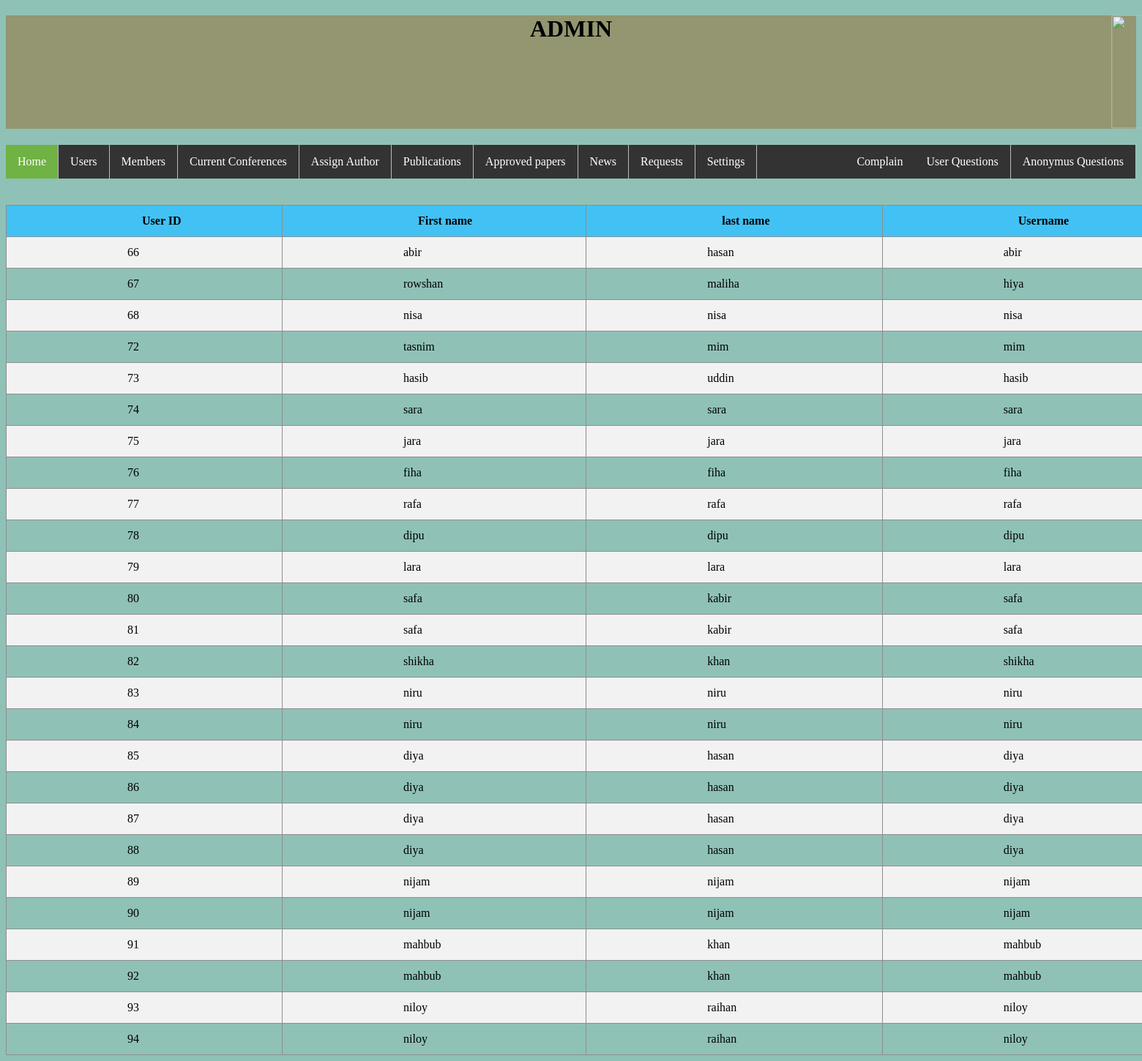
/admin/users.php, run on the app's committed database.
### tables this page shows
CREATE TABLE `user` (
  `user_id` int(11) NOT NULL,
  `firstname` text NOT NULL,
  `lastname` text NOT NULL,
  `username` text NOT NULL,
  `password` varchar(255) NOT NULL,
  `code` bigint(20) DEFAULT NULL,
  `reviewer_status` tinyint(1) NOT NULL,
  `email` varchar(255) NOT NULL
);

### admin/users.php (the view, shortened to what this page needs)
<!DOCTYPE html>
<html>
<head>
</head>
<body>
<form method="" action="POST">
		<header>
			<h1>ADMIN
				<div class="image">
				<img src="https://www.nu-techassociates.co.uk/wp-content/uploads/2015/04/DSC0210.jpg">
				</div>
			</h1>
		</header>
<ul>
  <li><a class="active" href="home.php">Home</a></li>
  <li><a href="users.php">Users</a></li>
  <li><a href="member.php">Members</a></li>
  <li><a href="http:/conference/admin/current_conferences.php">Current Conferences</a></li>
  <li><a href="#contact">Assign Author</a></li>
  <li><a href="#contact">Publications</a></li>
  <li><a href="#contact">Approved papers</a></li>
  <li><a href="http:/conference/admin/news_settings.php">News</a></li>
  <li><a href="request.php">Requests</a></li>
  <li><a href="http:/conference/admin/settings.php">Settings</a></li>
  <li style="float:right"><a href="http:/conference/admin/question_outside_admin.php">Anonymus Questions</a></li>
  <li style="float:right"><a href="http:/conference/admin/question.php">User Questions</a></li>
  <li style="float:right"><a href="http:/conference/admin/complain.php">Complain</a></li>
</ul><br><br>
	</form>
</body>
</html>
<?php
		require 'config.php';
		$sql = "SELECT user_id,firstname,lastname,username,email FROM user";
		$result = $conn->query($sql);
		if($result ->num_rows >0)
		{
			echo "<table><tr><th>User ID</th><th>First name</th><th>last name</th><th>Username</th><th>E-mail</th></tr>";
			while($row = $result->fetch_assoc())
			{
				$uid = $row["user_id"];
				$fname = $row["firstname"];
				$lname = $row["lastname"];
				$uname = $row["username"];
				$email = $row["email"];
				echo "<tr><td>".$uid."</td><td>" . $fname. "</td><td>" . $lname. " </td><td>" . $uname. "</td><td>".$email."</td></tr>";
			}
			echo "</table>";
		}
?>

### admin/users.php (style rules this page uses)
body { background:#8fc1b7; }
h1 { background:#939670; height:155px; text-align: center; }
ul { list-style-type: none; margin: 0; padding: 0; overflow: hidden; background-color: #333; }
li { float: left; border-right:1px solid #bbb; }
li:last-child { border-right: none; }
li a { display: block; color: white; text-align: center; padding: 14px 16px; text-decoration: none; }
.active { background-color: #70b243; }
img { height: 155px; width: 200px; transform: translate(389%,0%); }
div { transform: translate(3.9%,-23%); }
table { border-collapse: collapse; padding: 8px; }
table,td { border: 1px solid #8e8e8e; padding-top: 12px; padding-bottom: 12px; padding-right: 195px; padding-left: 165px; text-align: left; }
tr:nth-child(even) { background-color: #f2f2f2; }
th { background-color: #42c2f4; border: 1px solid #8e8e8e; padding-top: 12px; padding-bottom: 12px; padding-right: 100px; padding-left: 185px; text-align: left; width: 100%; }

### data on the page
user: user_id "66", firstname "abir", lastname "hasan", username "abir"
user: user_id "67", firstname "rowshan", lastname "maliha", username "hiya"
user: user_id "68", firstname "nisa", lastname "nisa", username "nisa"
user: user_id "72", firstname "tasnim", lastname "mim", username "mim"
user: user_id "73", firstname "hasib", lastname "uddin", username "hasib"
user: user_id "74", firstname "sara", lastname "sara", username "sara"
user: user_id "75", firstname "jara", lastname "jara", username "jara"
user: user_id "76", firstname "fiha", lastname "fiha", username "fiha"
user: user_id "77", firstname "rafa", lastname "rafa", username "rafa"
user: user_id "78", firstname "dipu", lastname "dipu", username "dipu"
user: user_id "79", firstname "lara", lastname "lara", username "lara"
user: user_id "80", firstname "safa", lastname "kabir", username "safa"
user: user_id "81", firstname "safa", lastname "kabir", username "safa"
user: user_id "82", firstname "shikha", lastname "khan", username "shikha"
user: user_id "83", firstname "niru", lastname "niru", username "niru"
user: user_id "84", firstname "niru", lastname "niru", username "niru"
user: user_id "85", firstname "diya", lastname "hasan", username "diya"
user: user_id "86", firstname "diya", lastname "hasan", username "diya"
user: user_id "87", firstname "diya", lastname "hasan", username "diya"
user: user_id "88", firstname "diya", lastname "hasan", username "diya"
user: user_id "89", firstname "nijam", lastname "nijam", username "nijam"
user: user_id "90", firstname "nijam", lastname "nijam", username "nijam"
user: user_id "91", firstname "mahbub", lastname "khan", username "mahbub"
user: user_id "92", firstname "mahbub", lastname "khan", username "mahbub"
user: user_id "93", firstname "niloy", lastname "raihan", username "niloy"
user: user_id "94", firstname "niloy", lastname "raihan", username "niloy"
